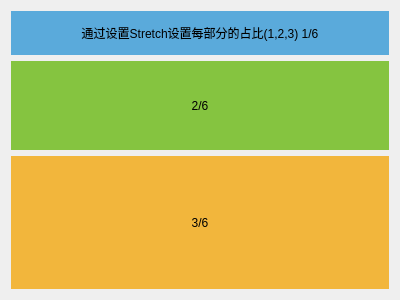
<?xml version="1.0" encoding="UTF-8"?>
<ui version="4.0">
 <class>VerticalLayoutStretch</class>
 <widget class="QWidget" name="VerticalLayoutStretch">
  <property name="geometry">
   <rect>
    <x>0</x>
    <y>0</y>
    <width>400</width>
    <height>300</height>
   </rect>
  </property>
  <property name="windowTitle">
   <string>Form</string>
  </property>
  <property name="styleSheet">
   <string notr="true">#label {
    background: #5aaadb;
}
#label_2 {
    background: #85c440;
}
#label_3 {
    background: #f2b63c;
}</string>
  </property>
  <layout class="QVBoxLayout" name="verticalLayout" stretch="1,2,3">
   <item>
    <widget class="QLabel" name="label">
     <property name="text">
      <string>通过设置Stretch设置每部分的占比(1,2,3) 1/6</string>
     </property>
     <property name="alignment">
      <set>Qt::AlignCenter</set>
     </property>
    </widget>
   </item>
   <item>
    <widget class="QLabel" name="label_2">
     <property name="text">
      <string>2/6</string>
     </property>
     <property name="alignment">
      <set>Qt::AlignCenter</set>
     </property>
    </widget>
   </item>
   <item>
    <widget class="QLabel" name="label_3">
     <property name="text">
      <string>3/6</string>
     </property>
     <property name="alignment">
      <set>Qt::AlignCenter</set>
     </property>
    </widget>
   </item>
  </layout>
 </widget>
 <resources/>
 <connections/>
</ui>
